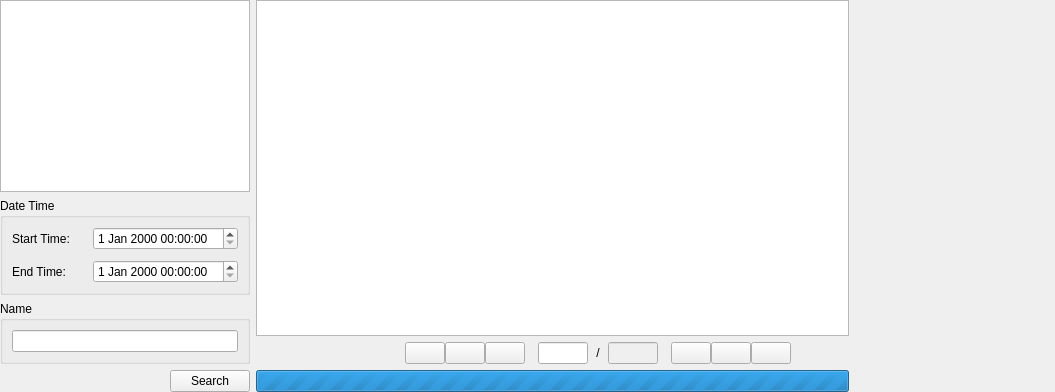
        <widget class="QWidget" name="page_3">
         <layout class="QGridLayout" name="gridLayout_8">
          <property name="leftMargin">
           <number>0</number>
          </property>
          <property name="topMargin">
           <number>0</number>
          </property>
          <property name="rightMargin">
           <number>0</number>
          </property>
          <property name="bottomMargin">
           <number>0</number>
          </property>
          <item row="0" column="0" rowspan="3">
           <widget class="QWidget" name="widget_2" native="true">
            <property name="maximumSize">
             <size>
              <width>250</width>
              <height>16777215</height>
             </size>
            </property>
            <layout class="QGridLayout" name="gridLayout_12">
             <property name="leftMargin">
              <number>0</number>
             </property>
             <property name="topMargin">
              <number>0</number>
             </property>
             <property name="rightMargin">
              <number>0</number>
             </property>
             <property name="bottomMargin">
              <number>0</number>
             </property>
             <item row="3" column="0">
              <layout class="QHBoxLayout" name="horizontalLayout_4">
               <item>
                <spacer name="horizontalSpacer_2">
                 <property name="orientation">
                  <enum>Qt::Horizontal</enum>
                 </property>
                 <property name="sizeHint" stdset="0">
                  <size>
                   <width>68</width>
                   <height>20</height>
                  </size>
                 </property>
                </spacer>
               </item>
               <item>
                <widget class="QPushButton" name="btnSearchBlack">
                 <property name="text">
                  <string>Search</string>
                 </property>
                </widget>
               </item>
              </layout>
             </item>
             <item row="2" column="0">
              <widget class="QGroupBox" name="groupNameBlack">
               <property name="maximumSize">
                <size>
                 <width>16777215</width>
                 <height>16777215</height>
                </size>
               </property>
               <property name="title">
                <string>Name</string>
               </property>
               <layout class="QGridLayout" name="gridLayout_13">
                <item row="0" column="0">
                 <widget class="QLineEdit" name="editSearchBlackName"/>
                </item>
               </layout>
              </widget>
             </item>
             <item row="1" column="0">
              <widget class="QGroupBox" name="groupDateTimeBlack">
               <property name="title">
                <string>Date Time</string>
               </property>
               <layout class="QGridLayout" name="gridLayout_7">
                <property name="verticalSpacing">
                 <number>10</number>
                </property>
                <item row="0" column="0">
                 <widget class="QLabel" name="lblLogSearchStartBlack">
                  <property name="text">
                   <string>Start Time:</string>
                  </property>
                 </widget>
                </item>
                <item row="1" column="1">
                 <widget class="QDateTimeEdit" name="dateTimeSearchBlackEnd"/>
                </item>
                <item row="0" column="1">
                 <widget class="QDateTimeEdit" name="dateTimeSearchBlackStart"/>
                </item>
                <item row="1" column="0">
                 <widget class="QLabel" name="lblLogSearchEndBlack">
                  <property name="text">
                   <string>End Time:</string>
                  </property>
                 </widget>
                </item>
               </layout>
              </widget>
             </item>
             <item row="0" column="0">
              <widget class="QTreeView" name="viewSearchPageBlackArea">
               <property name="minimumSize">
                <size>
                 <width>200</width>
                 <height>0</height>
                </size>
               </property>
              </widget>
             </item>
            </layout>
           </widget>
          </item>
          <item row="0" column="1">
           <widget class="QTableView" name="viewSearchBlackList"/>
          </item>
          <item row="0" column="2" rowspan="3">
           <widget class="BlackResultView" name="widgetSearchBlackResult" native="true">
            <property name="minimumSize">
             <size>
              <width>200</width>
              <height>0</height>
             </size>
            </property>
            <property name="maximumSize">
             <size>
              <width>200</width>
              <height>16777215</height>
             </size>
            </property>
           </widget>
          </item>
          <item row="1" column="1">
           <layout class="QHBoxLayout" name="horizontalLayout_5">
            <property name="spacing">
             <number>0</number>
            </property>
            <item>
             <spacer name="horizontalSpacer_9">
              <property name="orientation">
               <enum>Qt::Horizontal</enum>
              </property>
              <property name="sizeHint" stdset="0">
               <size>
                <width>149</width>
                <height>20</height>
               </size>
              </property>
             </spacer>
            </item>
            <item>
             <widget class="QPushButton" name="btnBlackFirst">
              <property name="text">
               <string/>
              </property>
              <property name="icon">
               <iconset resource="mainResource.qrc">
                <normaloff>:/images/first.png</normaloff>:/images/first.png</iconset>
              </property>
             </widget>
            </item>
            <item>
             <widget class="QPushButton" name="btnBlackBackward">
              <property name="text">
               <string/>
              </property>
              <property name="icon">
               <iconset resource="mainResource.qrc">
                <normaloff>:/images/backward.png</normaloff>:/images/backward.png</iconset>
              </property>
             </widget>
            </item>
            <item>
             <widget class="QPushButton" name="btnBlackPrev">
              <property name="text">
               <string/>
              </property>
              <property name="icon">
               <iconset resource="mainResource.qrc">
                <normaloff>:/images/prev1.png</normaloff>:/images/prev1.png</iconset>
              </property>
             </widget>
            </item>
            <item>
             <spacer name="horizontalSpacer_10">
              <property name="orientation">
               <enum>Qt::Horizontal</enum>
              </property>
              <property name="sizeType">
               <enum>QSizePolicy::Fixed</enum>
              </property>
              <property name="sizeHint" stdset="0">
               <size>
                <width>13</width>
                <height>20</height>
               </size>
              </property>
             </spacer>
            </item>
            <item>
             <widget class="QLineEdit" name="editCurBlack">
              <property name="maximumSize">
               <size>
                <width>50</width>
                <height>16777215</height>
               </size>
              </property>
             </widget>
            </item>
            <item>
             <widget class="QLabel" name="lblSearchBlackSep">
              <property name="minimumSize">
               <size>
                <width>20</width>
                <height>0</height>
               </size>
              </property>
              <property name="text">
               <string>/</string>
              </property>
              <property name="alignment">
               <set>Qt::AlignCenter</set>
              </property>
             </widget>
            </item>
            <item>
             <widget class="QLineEdit" name="editAllBlack">
              <property name="enabled">
               <bool>false</bool>
              </property>
              <property name="maximumSize">
               <size>
                <width>50</width>
                <height>16777215</height>
               </size>
              </property>
              <property name="readOnly">
               <bool>false</bool>
              </property>
             </widget>
            </item>
            <item>
             <spacer name="horizontalSpacer_8">
              <property name="orientation">
               <enum>Qt::Horizontal</enum>
              </property>
              <property name="sizeType">
               <enum>QSizePolicy::Fixed</enum>
              </property>
              <property name="sizeHint" stdset="0">
               <size>
                <width>13</width>
                <height>20</height>
               </size>
              </property>
             </spacer>
            </item>
            <item>
             <widget class="QPushButton" name="btnBlackNext">
              <property name="text">
               <string/>
              </property>
              <property name="icon">
               <iconset resource="mainResource.qrc">
                <normaloff>:/images/next1.png</normaloff>:/images/next1.png</iconset>
              </property>
             </widget>
            </item>
            <item>
             <widget class="QPushButton" name="btnBlackForward">
              <property name="text">
               <string/>
              </property>
              <property name="icon">
               <iconset resource="mainResource.qrc">
                <normaloff>:/images/forward.png</normaloff>:/images/forward.png</iconset>
              </property>
             </widget>
            </item>
            <item>
             <widget class="QPushButton" name="btnBlackLast">
              <property name="text">
               <string/>
              </property>
              <property name="icon">
               <iconset resource="mainResource.qrc">
                <normaloff>:/images/last.png</normaloff>:/images/last.png</iconset>
              </property>
             </widget>
            </item>
            <item>
             <spacer name="horizontalSpacer_7">
              <property name="orientation">
               <enum>Qt::Horizontal</enum>
              </property>
              <property name="sizeHint" stdset="0">
               <size>
                <width>58</width>
                <height>20</height>
               </size>
              </property>
             </spacer>
            </item>
           </layout>
          </item>
          <item row="2" column="1">
           <widget class="QProgressBar" name="progressSearchBlack">
            <property name="maximum">
             <number>0</number>
            </property>
            <property name="value">
             <number>0</number>
            </property>
            <property name="alignment">
             <set>Qt::AlignCenter</set>
            </property>
           </widget>
          </item>
         </layout>
        </widget>
